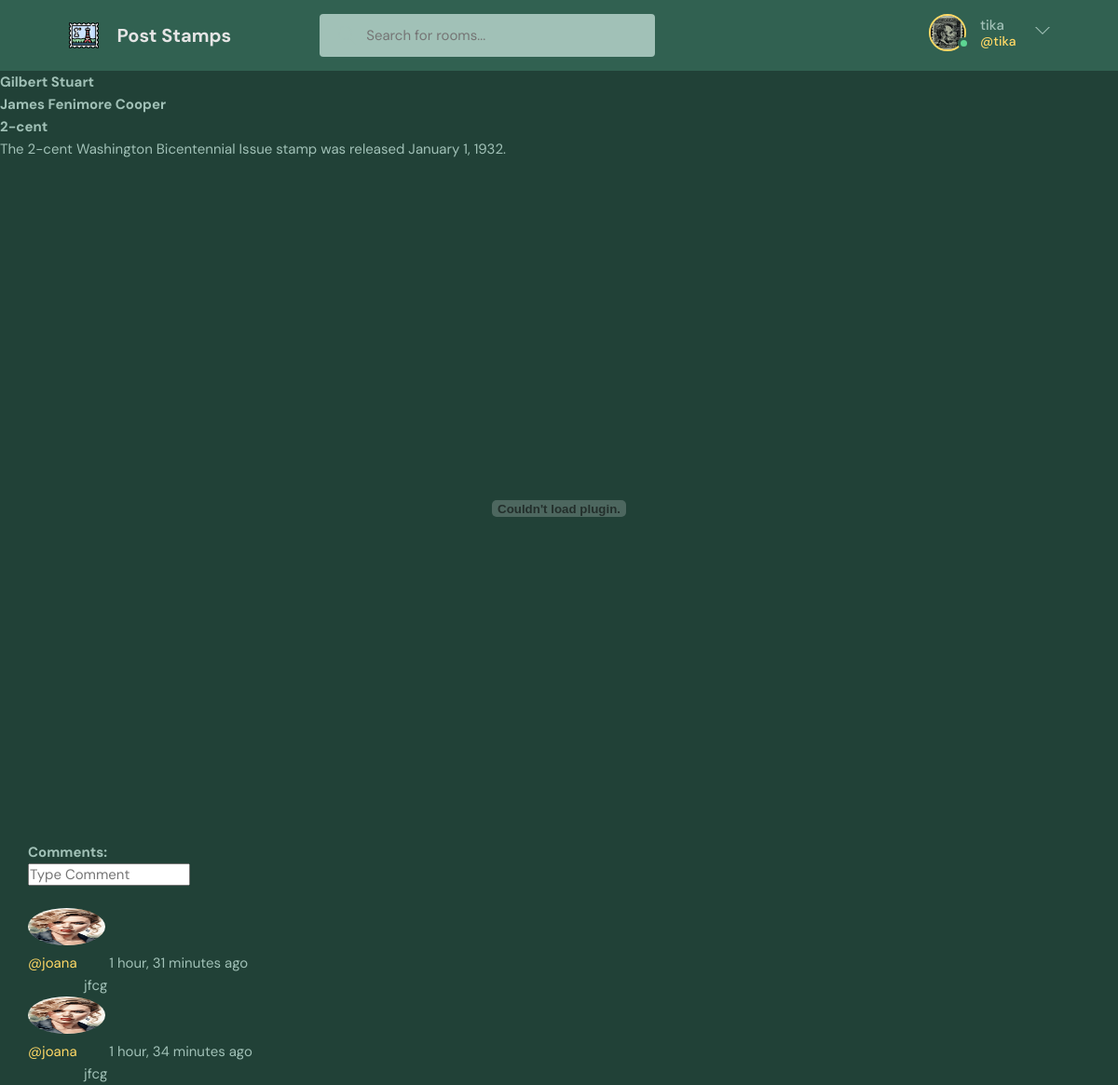
/view/2/ (signed in), run on an earlier commit of the app's database.
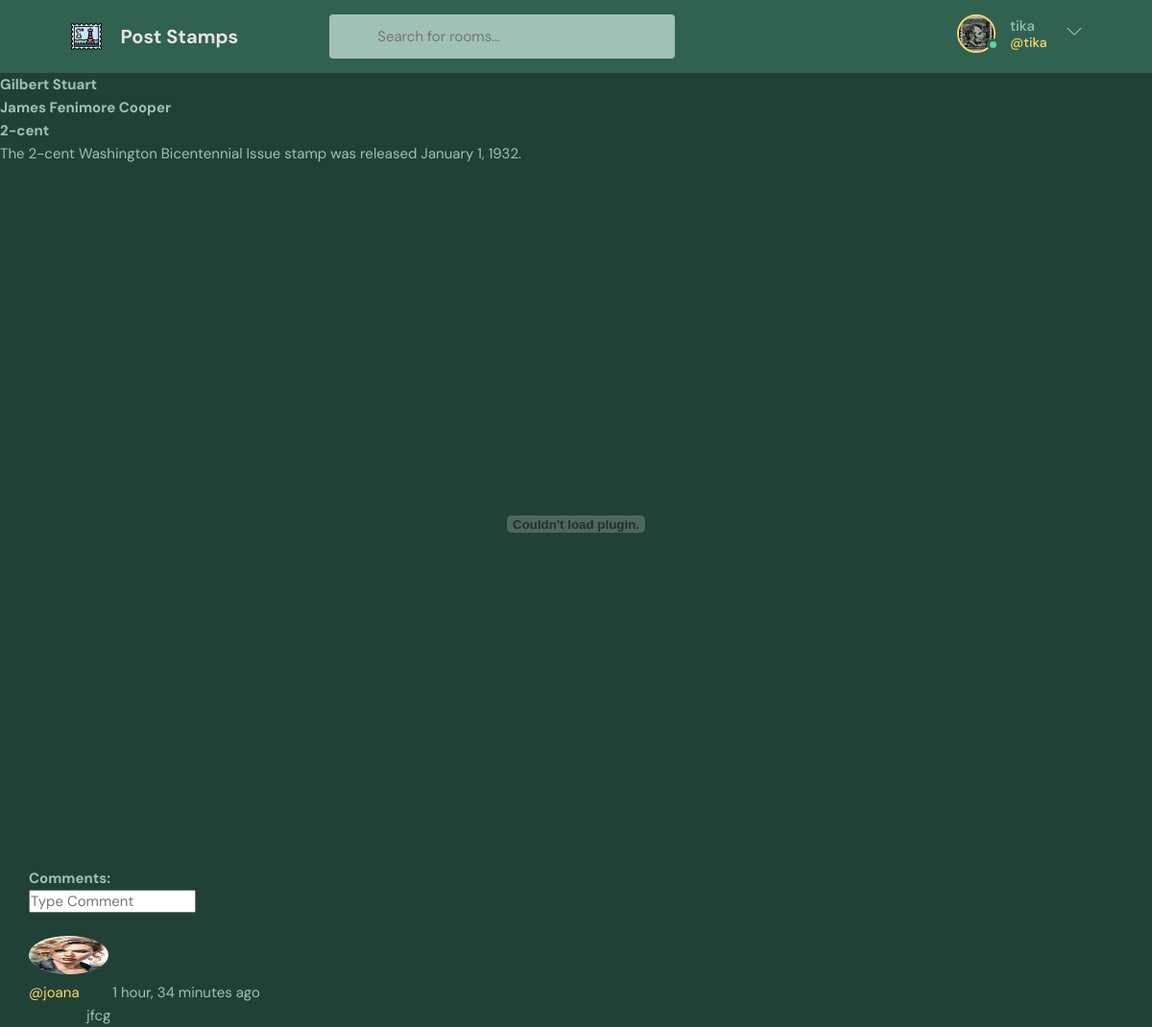
And on a later commit of the database.
### base/models.py (models this page shows, shortened)
class Denomination(models.Model):
    objects = None
    name = models.CharField(max_length=300)
    def __str__(self):
        return self.name

class Comment(models.Model):
    user = models.ForeignKey(User, on_delete=models.CASCADE)
    mark = models.ForeignKey(Mark, on_delete=models.CASCADE)
    body = models.TextField()
    created = models.DateTimeField(auto_now_add=True)
    class Meta:
        ordering = ['-created']

class User(AbstractUser):
    marks = models.ManyToManyField(Mark, blank=True, related_name='users')
    bio = models.TextField(null=True)
    avatar = models.ImageField(null=True, default='avatar.svg')

### base/views.py (the view)
# urls.py: path('view/<str:id>/', views.view, name='view'),
@login_required(login_url='login')
def view(request, id):
    mark = Mark.objects.get(id=id)
    mark_comments = mark.comment_set.all().order_by('-created')
    if request.method =='POST':
        comment = Comment.objects.create(
            user=request.user,
            mark=mark,
            body=request.POST.get('body')
        )
    return render(request, 'base/view.html', {'mark': mark, 'comments': mark_comments})

### base/models.py (called while the page is built)
    def __str__(self):
        return self.name

### base/templates/base/view.html (shortened to what this page needs)
{% extends 'main.html' %}
{% block content %}
    <h1>{{ mark.name }}</h1>
    <h2>{{ mark.author }}</h2>
    <h3>
        {% for denomination in mark.denomination.all %}
            {{ denomination }}
        {% endfor %}
    </h3>
    <p>{{ mark.description }}</p>
    {% load static %}
    <br>
    <embed src="{% static mark.file.url %}" width="100%" height="700px" scrolling="auto"/>
    <br>
    <div style="margin-left: 30px;">
        <h2>Comments:</h2>
        <form method="POST" action="">
            <input name="body" placeholder="Type Comment">
        </form>
        <br>
        {% for comment in comments %}
            <div>
                <a href="{% url 'profile' comment.user.id %}">
                    <img src="{{ comment.user.avatar.url }}" height="40px" style="border-radius: 50%">
                    <span>@{{ comment.user.username }}</span>
                </a>
                <span>{{ comment.created | timesince }} ago</span>
            </div>
            <div>
                <p style="margin-left: 60px;">{{ comment.body }}</p>
            </div>
        {% endfor %}
    </div>
{% endblock %}

What changed in the data, as far as the page shows it:
removed Comment: user.avatar (picture), user.username "joana", created "1 hour, 31 minutes", body "jfcg"
